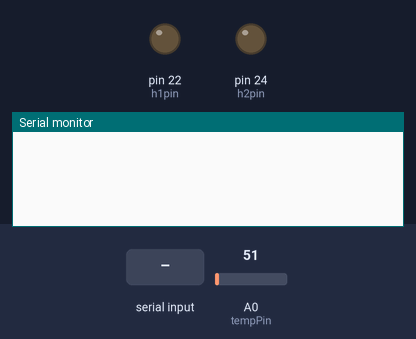
Bench run of a sketch on a simulated Arduino Mega 2560, built with avr-gcc and run on an emulated ATmega2560. On the bench: output pins drawn as LEDs (lit = HIGH), the last lines printed to the serial monitor. Inputs (shaded band) come from the test bench; at power-on: A0 (tempPin) = 51.

Above: at 1.2 s.
1.3 s: "s" received over Serial
At 3.1 s:
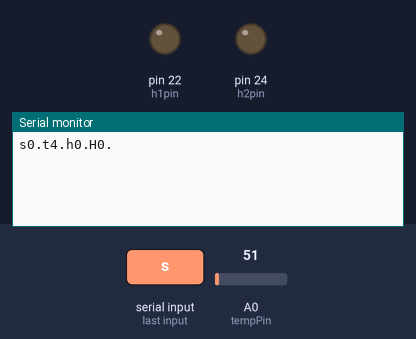
3.8 s: "90,45\n" received over Serial
At 5.2 s:
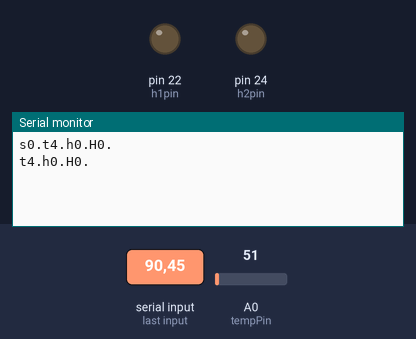

The sketch:

Factorum.ino
```cpp
/*
 Analog input reads an analog input on analog in 0, prints the value out.
 created 24 March 2006
 by Tom Igoe
 */
int temp = 23;
int tempPin = A0;
int setpoint = 50;
bool Heater1 = false;
int h1pin = 22;
bool Heater2 = false;
int h2pin = 24;
unsigned long lastMillis;
int setpointtolerance =3;
int fullpowermultiplier = 3;
int analogValue = 0;    // variable to hold the analog value
void setup() {
  // open the serial port at 9600 bps:
  Serial.begin(9600);
  pinMode(h1pin,OUTPUT);
  pinMode(h2pin, OUTPUT);
  lastMillis = millis();
}

void loop() {
  // read the analog input on pin 0:
  temp = 100 * (float) analogRead(tempPin)/1024;
  if (millis() - lastMillis >= 10*1000L)
  {

    lastMillis = millis();
    int dT = temp - setpoint;

    if (dT > setpointtolerance)
    {
      //We zitten boven ons setpoint, warmte elementen uit!!
      digitalWrite(h1pin, LOW);
      digitalWrite(h2pin, LOW);
      Heater1 = false;
      Heater2 = false;
    }
    else if (dT < -fullpowermultiplier*setpointtolerance)
    {
      digitalWrite(h1pin, HIGH);
      digitalWrite(h2pin, HIGH);
      Heater1 = true;
      Heater2 = true;
    }
    else if (dT < -1.5*setpointtolerance)
    {
      digitalWrite(h1pin, LOW);
      digitalWrite(h2pin, HIGH);
      Heater1 = false;
      Heater2 = true;
    }
    else
    {
      digitalWrite(h1pin, HIGH);
      digitalWrite(h2pin, LOW);
      Heater1 = true;
      Heater2 = false;
    }
   }

  String tosend = "";
  if (Serial.available() > 0)
  {
    String msg = Serial.readString();
    if (msg.substring(0,1) == "s")
    {
      int val = msg.substring(1).toInt();
      setpoint = val;
      tosend += 's';
      tosend += (String) setpoint;
      tosend += '.';
    }
    tosend += 't' + (String) temp;
    tosend += '.';
    tosend += 'h';
    tosend += (String) Heater1;
    tosend += '.';
    tosend += 'H';
    tosend += (String) Heater2;
    tosend += '.';
    Serial.println(tosend);
  }


}
```

Measured:
- after the input at 1.3 s, the serial monitor: prints a new line after 1.0 s (image 1)
- after the input at 3.8 s, the serial monitor: prints a new line after 1.0 s (image 2)
